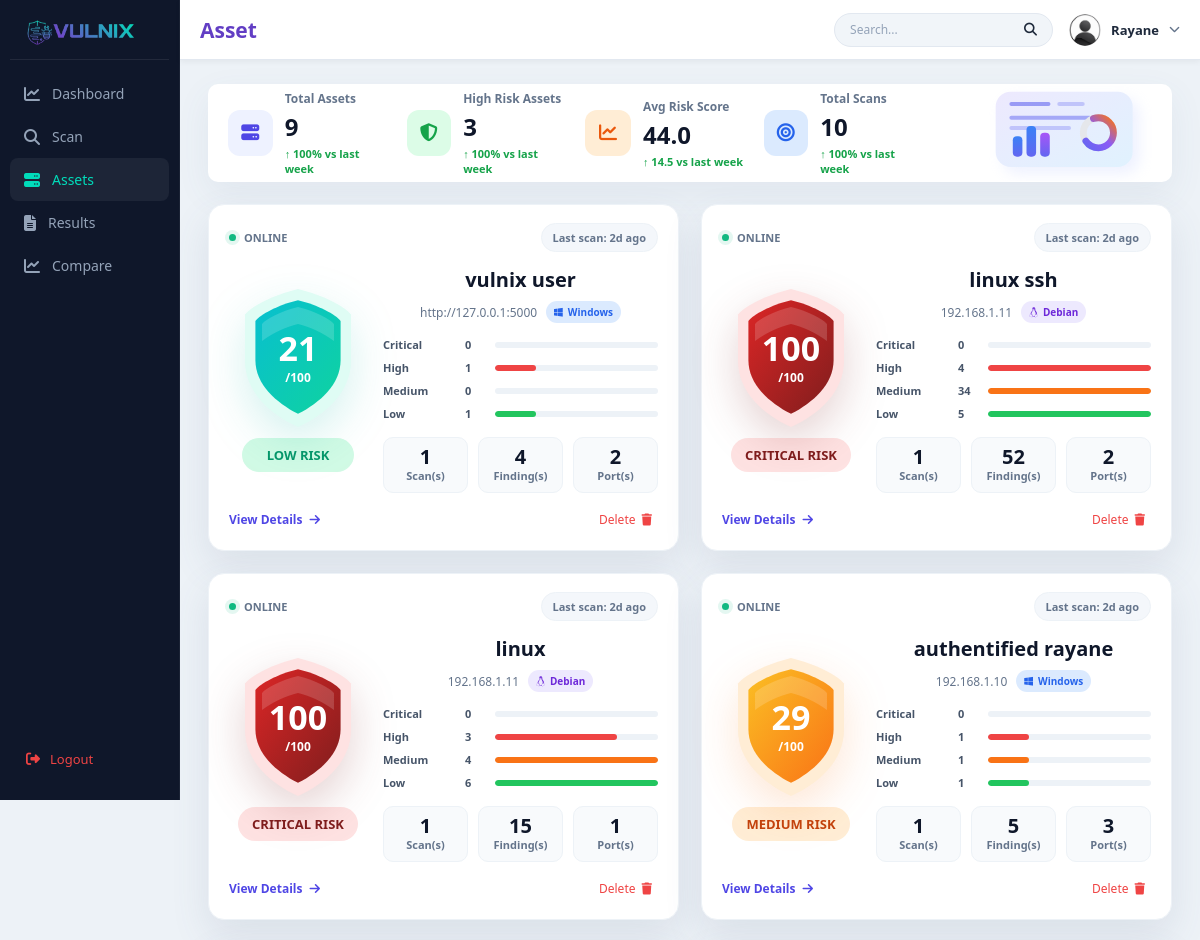
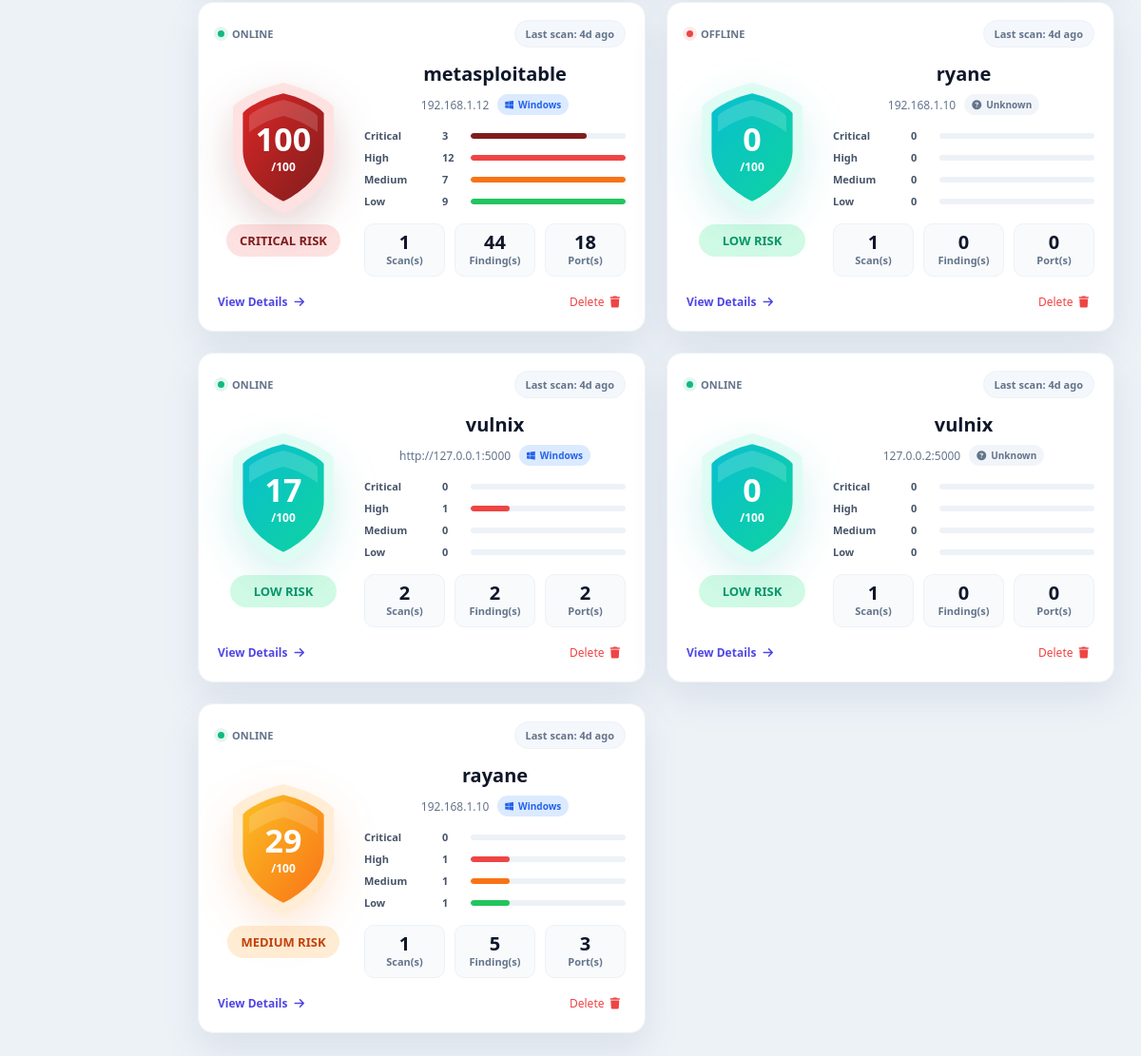
The app's page /asset (signed in) with its own data (2 pictures, top to bottom).
### tables this page shows
CREATE TABLE scans (
        id INTEGER PRIMARY KEY AUTOINCREMENT,
        user_email TEXT NOT NULL,
        target TEXT NOT NULL,
        scan_type TEXT NOT NULL,
        scan_mode TEXT,
        status TEXT NOT NULL DEFAULT 'scanning',
        result_json TEXT,
        error_message TEXT,
        created_at TEXT NOT NULL,
        completed_at TEXT
    , machine_name TEXT);

### main.py (the view)
@app.route("/asset")
def asset_page():
    if "user" not in session:
        return redirect(url_for("home"))
    ensure_scans_table()
    user_email = session["user"]["email"]
    scans = fetch_user_scans(user_email)
    assets = fetch_user_assets(user_email)
    asset_stats = build_asset_page_stats(assets)
    return render_template(
        "asset.html",
        user=session["user"],
        active="asset",
        assets=assets,
        asset_stats=asset_stats,
        scans=scans,
    )

### main.py (called while the page is built)
def get_db_connection():
    conn = sqlite3.connect(DB_PATH)
    conn.row_factory = sqlite3.Row
    return conn

def ensure_scans_table():
    conn = get_db_connection()
    cursor = conn.cursor()
    cursor.execute(
        """
        CREATE TABLE IF NOT EXISTS scans (
            id INTEGER PRIMARY KEY AUTOINCREMENT,
            user_email TEXT NOT NULL,
            machine_name TEXT,
            target TEXT NOT NULL,
            scan_type TEXT NOT NULL,
            scan_mode TEXT,
            status TEXT NOT NULL DEFAULT 'scanning',
            result_json TEXT,
            error_message TEXT,
            created_at TEXT NOT NULL,
            completed_at TEXT
        )
        """
    )
    columns = {
        row[1]
        for row in cursor.execute("PRAGMA table_info(scans)").fetchall()
    }
    if "machine_name" not in columns:
        cursor.execute("ALTER TABLE scans ADD COLUMN machine_name TEXT")
    conn.commit()
    conn.close()

def fetch_user_scans(user_email):
    conn = get_db_connection()
    rows = conn.execute(
        """
        SELECT id, machine_name, target, scan_type, scan_mode, status, created_at, completed_at
        FROM scans
        WHERE user_email = ?
        ORDER BY created_at DESC, id DESC
        """,
        (user_email,),
    ).fetchall()
    conn.close()
    scans = [dict(row) for row in rows]
    for display_no, scan in enumerate(scans, start=1):
        scan["display_no"] = display_no
        scan["asset_label"] = scan.get("machine_name") or scan.get("target")
    return scans

def fetch_scan(scan_id, user_email):
    conn = get_db_connection()
    row = conn.execute(
        "SELECT * FROM scans WHERE id = ? AND user_email = ?",
        (scan_id, user_email),
    ).fetchone()
    conn.close()
    if not row:
        return None
    scan = dict(row)
    display_no = 1
    for index, listed_scan in enumerate(fetch_user_scans(user_email), start=1):
        if listed_scan["id"] == scan["id"]:
            display_no = index
            break
    scan["display_no"] = display_no
    scan["asset_label"] = scan.get("machine_name") or scan.get("target")
    return scan

def load_scan_result(scan):
    if not scan or not scan.get("result_json"):
        return None, None
    try:
        return json.loads(scan["result_json"]), None
    except (TypeError, json.JSONDecodeError) as exc:
        return None, f"Saved scan result could not be read: {exc}"

### templates/asset.html (shortened to what this page needs)
{% extends "base.html" %}
{% block extra_css %}
<link rel="stylesheet" href="{{ url_for('static', filename='css/asset.css') }}">
{% endblock %}
{% block content %}
<div class="assets-page">
    <section class="stats-row">
        <div class="stat-card">
            <div class="stat-icon purple">
                <i class="fas fa-server"></i>
            </div>
            <div>
                <p>Total Assets</p>
                <h2>{{ asset_stats.total_assets }}</h2>
                <span class="stat-change">&uarr; 100% vs last week</span>
            </div>
        </div>
        <div class="stat-card">
            <div class="stat-icon green">
                <i class="fas fa-shield-alt"></i>
            </div>
            <div>
                <p>High Risk Assets</p>
                <h2>{{ asset_stats.high_risk_assets }}</h2>
                <span class="stat-change">&uarr; 100% vs last week</span>
            </div>
        </div>
        <div class="stat-card">
            <div class="stat-icon orange">
                <i class="fas fa-chart-line"></i>
            </div>
            <div>
                <p>Avg Risk Score</p>
                <h2>{{ asset_stats.average_risk_score }}</h2>
                <span class="stat-change">&uarr; 14.5 vs last week</span>
            </div>
        </div>
        <div class="stat-card">
            <div class="stat-icon blue">
                <i class="fas fa-bullseye"></i>
            </div>
            <div>
                <p>Total Scans</p>
                <h2>{{ asset_stats.total_scans }}</h2>
                <span class="stat-change">&uarr; 100% vs last week</span>
            </div>
        </div>
        <div class="stat-visual">
        </div>
    </section>
    <section class="asset-grid" id="assetGrid">
        {% if assets %}
            {% for asset in assets %}
                <article class="asset-card">
                    <div class="asset-card-head">
                        <span class="asset-status {{ 'online' if asset.is_online else 'offline' }}">
                            <i></i>
                            {{ "ONLINE" if asset.is_online else "OFFLINE" }}
                        </span>
                        <span class="last-scan">Last scan: {{ asset.last_scan_human }}</span>
                    </div>
                    <div class="asset-card-body">
                        <div class="score-block">
                            <div class="score-wrapper {{ asset.risk_class }}">
                                <svg class="score-shield-svg" viewBox="0 0 130 150" aria-hidden="true">
                                    <defs>
                                        <linearGradient id="assetShieldGrad{{ loop.index }}" x1="0" y1="0" x2="1" y2="1">
                                            <stop offset="0%" stop-color="var(--shield-start)"/>
                                            <stop offset="100%" stop-color="var(--shield-end)"/>
                                        </linearGradient>
                                    </defs>
                                    <path class="shield-aura" d="M65 2 C90 8 114 20 121 29 V78 C121 111 94 135 65 148 C36 135 9 111 9 78 V29 C16 20 40 8 65 2Z"/>
                                    <path class="shield-body" fill="url(#assetShieldGrad{{ loop.index }})" d="M65 14 C86 19 105 29 110 36 V77 C110 103 88 122 65 134 C42 122 20 103 20 77 V36 C25 29 44 19 65 14Z"/>
                                    <path class="shield-shine" d="M65 21 C84 26 98 33 103 39 V57 C91 48 78 42 65 39 C52 42 39 48 27 57 V39 C32 33 46 26 65 21Z"/>
                                </svg>
                                <div class="score-value">
                                    <strong>{{ asset.risk_score }}</strong>
                                    <span>/100</span>
                                </div>
                            </div>
                            <span class="risk-pill {{ asset.risk_class }}">
                                {{ asset.risk_label }}
                            </span>
                        </div>
                        <div class="asset-main">
                            <h2>{{ asset.name }}</h2>
                            <div class="asset-sub">
                                <span>{{ asset.target }}</span>
                                <span class="os-badge {{ asset.os_class }}">
                                    <i class="{{ asset.os_icon }}"></i>
                                    {{ asset.os_label }}
                                </span>
                            </div>
                            <div class="severity-bars">
                                {% for row in asset.severity_rows %}
                                    <div class="severity-row">
                                        <span>{{ row.label }}</span>
                                        <b>{{ row.count }}</b>
                                        <i class="{{ row.slug }}" style="--w: {{ row.width }}%;"></i>
                                    </div>
                                {% endfor %}
                            </div>
                            <div class="asset-meta">
                                <span><b>{{ asset.scan_count }}</b> Scan(s)</span>
                                <span><b>{{ asset.findings }}</b> Finding(s)</span>
                                <span><b>{{ asset.open_ports }}</b> Port(s)</span>
                            </div>
                        </div>
                    </div>
                    <div class="asset-footer">
                        <a class="details-link" href="{{ url_for('result', scan_id=asset.latest_scan_id) }}">
                            View Details <i class="fas fa-arrow-right"></i>
                        </a>
<form method="POST"
      action="{{ url_for('delete_scan', scan_id=asset.latest_scan_id) }}" class="delete-form">
    <button class="delete-btn" type="submit">
        <span>Delete</span>
        <i class="fas fa-trash"></i>
    </button>
</form>
                    </div>
                </article>
            {% endfor %}
        {% endif %}
    </section>
</div>
{% endblock %}

### templates/base.html (shortened to what this page needs)
<!DOCTYPE html>
<html lang="en">
<head>
    <link rel="stylesheet" href="{{ url_for('static', filename='css/base.css') }}">
    {% block extra_css %}{% endblock %}
    <link href="https://cdnjs.cloudflare.com/ajax/libs/font-awesome/6.5.0/css/all.min.css" rel="stylesheet">
</head>
<body>
<div class="sidebar">
    <div class="sidebar-logo">
        <img src="{{ url_for('static', filename='images/logo.png') }}">
    </div>
    <a href="/dashboard" class="side-item {% if active=='dashboard' %}active{% endif %}">
        <i class="fas fa-chart-line"></i>
        <span>Dashboard</span>
    </a>
    <a href="/scan" class="side-item {% if active=='scan' %}active{% endif %}">
        <i class="fas fa-search"></i>
        <span>Scan</span>
    </a>
    <a href="/asset" class="side-item {% if active=='asset' %}active{% endif %}">
        <i class="fas fa-server"></i>
        <span>Assets</span>
    </a>
    <a href="/result" class="side-item {% if active=='result' %}active{% endif %}">
        <i class="fas fa-file-alt"></i>
        <span>Results</span>
    </a>
    <a href="/compare" class="side-item {% if active=='compare' %}active{% endif %}">
        <i class="fas fa-chart-line"></i>
        <span>Compare</span>
    </a>
    <a href="{{ url_for('logout') }}" class="sidebar-logout">
        <i class="fas fa-sign-out-alt"></i>
        <span>Logout</span>
    </a>
</div>
<div class="topbar">
    <div class="left">
        <div class="page-indicator">
            <span><b>{{ active|capitalize }}</b></span>
        </div>
    </div>
    <div class="right">
        <div class="search-box">
            <input type="text" placeholder="Search...">
            <i class="fas fa-search"></i>
        </div>
        <div class="profile-container">
            <div class="profile-trigger" onclick="toggleProfile()">
                <img src="{{ url_for('static', filename='images/user.png') }}" class="profile-img">
                <span class="profile-name-top" id="topName">
                    {{ user.name.title() }}
                </span>
                <i class="fas fa-chevron-down profile-arrow"></i>
            </div>
        </div>
    </div>
</div>
<div class="main-content">
    {% block content %}{% endblock %}
</div>
</body>
</html>

### static/css/base.css (style rules this page uses)
* { margin: 0; padding: 0; box-sizing: border-box; font-family: "Segoe UI", sans-serif; }
body { background: #edf2f7; font-size: 13px; color: #1e293b; overflow-x: hidden; }
h1, h2, h3 { font-weight: 600; }
p, span { font-weight: 400; }
:root { --bg-main: #0F172A; --bg-soft: #111827; --card: #ffffff; --border: #e2e8f0; --text-main: #1e293b; --text-muted: #64748b; --primary: #7f30cb; --accent: #01dcba; --danger: #ef4444; }
.topbar { position: fixed; top: 0; left: 180px; width: calc(100% - 180px); height: 60px; background: #ffffff; border-bottom: 1px solid #e2e8f0; display: flex; align-items: center; justify-content: space-between; padding: 0 20px; z-index: 100; box-shadow: 0 2px 6px rgba(0, 0, 0, 0.05); }
.topbar .left, .topbar .right { display: flex; align-items: center; gap: 16px; }
.page-indicator { display: flex; align-items: center; gap: 8px; font-size: 21px; font-weight: 600; color: #623ec4; }
.search-box { display: flex; align-items: center; background: #f1f5f9; border: 1px solid #e2e8f0; border-radius: 30px; height: 34px; padding: 0 15px; }
.search-box input { border: none; background: transparent; outline: none; color: #1e293b; font-size: 12px; }
.search-box input::placeholder { color: #94a3b8; }
.profile-container { position: relative; }
.profile-trigger { display: flex; align-items: center; gap: 10px; cursor: pointer; }
.profile-img { width: 32px; height: 32px; border-radius: 50%; }
.profile-name-top { font-size: 13px; font-weight: 600; color: #1e293b; }
.profile-arrow { font-size: 11px; color: #64748b; }
.sidebar { position: fixed; top: 0; height: 100vh; width: 180px; background: #0f172a; left: 0; align-items: flex-start; padding: 20px 10px; background: #0F172A; border-right: 1px solid rgba(255,255,255,0.05); display: flex; flex-direction: column; align-items: center; padding-top: 10px; }
.side-item { display: flex; align-items: center; gap: 12px; width: 100%; padding: 12px 14px; color: #94a3b8; text-decoration: none; border-radius: 8px; transition: 0.2s; }
.sidebar-logo { width: 100%; padding-top: 6px; padding-bottom:4px ; border-bottom: 1px solid rgba(255,255,255,0.08); margin-bottom: 12px; }
.sidebar-logo img { width: 150px; }
.side-item i { font-size: 16px; }
.side-item.active i { color: #01dcba; }
.side-item span { font-size: 14px; font-weight: 500; }
.side-item.active { background: rgba(255,255,255,0.06); color: #01dcba; }
.sidebar { display: flex; flex-direction: column; align-items: stretch; }
.sidebar-logout { display: flex; align-items: center; gap: 10px; padding: 12px 16px; margin-top: auto; color: #ef4444; text-decoration: none; font-weight: 500; border-radius: 10px; transition: 0.2s; }
.sidebar-logout i { font-size: 14px; }
.main-content { margin-left: 180px; margin-top: 60px; padding: 24px 28px; }

### records on screen
scans: name "Rayane", is_online "ONLINE", last_scan_human "4d ago", risk_score "29", risk_label "MEDIUM RISK", name "rayane", target "192.168.1.10", os_label "Windows", label "Critical" "High" "Medium" "Low", count "0" "1" "1" "1", {{ row.width }} 25 (drawn), scan_count "1", findings "5", open_ports "3"
scans: is_online "ONLINE", last_scan_human "2d ago", risk_score "21", risk_label "LOW RISK", name "vulnix user", target "http://127.0.0.1:5000", os_label "Windows", label "Critical" "High" "Medium" "Low", count "0" "1" "0" "1", {{ row.width }} 25 (drawn), scan_count "1", findings "4", open_ports "2"
scans: is_online "ONLINE", last_scan_human "2d ago", risk_score "100", risk_label "CRITICAL RISK", name "linux ssh", target "192.168.1.11", os_label "Debian", label "Critical" "High" "Medium" "Low", count "0" "4" "34" "5", scan_count "1", findings "52", open_ports "2"
scans: is_online "ONLINE", last_scan_human "2d ago", risk_score "100", risk_label "CRITICAL RISK", name "linux", target "192.168.1.11", os_label "Debian", label "Critical" "High" "Medium" "Low", count "0" "3" "4" "6", {{ row.width }} 75 (drawn), scan_count "1", findings "15", open_ports "1"
scans: is_online "ONLINE", last_scan_human "2d ago", risk_score "29", risk_label "MEDIUM RISK", name "authentified rayane", target "192.168.1.10", os_label "Windows", label "Critical" "High" "Medium" "Low", count "0" "1" "1" "1", {{ row.width }} 25 (drawn), scan_count "1", findings "5", open_ports "3"
scans: is_online "ONLINE", last_scan_human "4d ago", risk_score "100", risk_label "CRITICAL RISK", name "metasploitable", target "192.168.1.12", os_label "Windows", label "Critical" "High" "Medium" "Low", count "3" "12" "7" "9", {{ row.width }} 75 (drawn), scan_count "1", findings "44", open_ports "18"
scans: is_online "OFFLINE", last_scan_human "4d ago", risk_score "0", risk_label "LOW RISK", name "ryane", target "192.168.1.10", os_label "Unknown", label "Critical" "High" "Medium" "Low", count "0" "0" "0" "0", scan_count "1", findings "0", open_ports "0"
scans: is_online "ONLINE", last_scan_human "4d ago", risk_score "17", risk_label "LOW RISK", name "vulnix", target "http://127.0.0.1:5000", os_label "Windows", label "Critical" "High" "Medium" "Low", count "0" "1" "0" "0", {{ row.width }} 25 (drawn), scan_count "2", findings "2", open_ports "2"
scans: is_online "ONLINE", last_scan_human "4d ago", risk_score "0", risk_label "LOW RISK", name "vulnix", target "127.0.0.2:5000", os_label "Unknown", label "Critical" "High" "Medium" "Low", count "0" "0" "0" "0", scan_count "1", findings "0", open_ports "0"

### other values on screen
{{ active|capitalize }} "Asset"
{{ asset_stats.total_assets }} "9"
{{ asset_stats.high_risk_assets }} "3"
{{ asset_stats.average_risk_score }} "44.0"
{{ asset_stats.total_scans }} "10"
